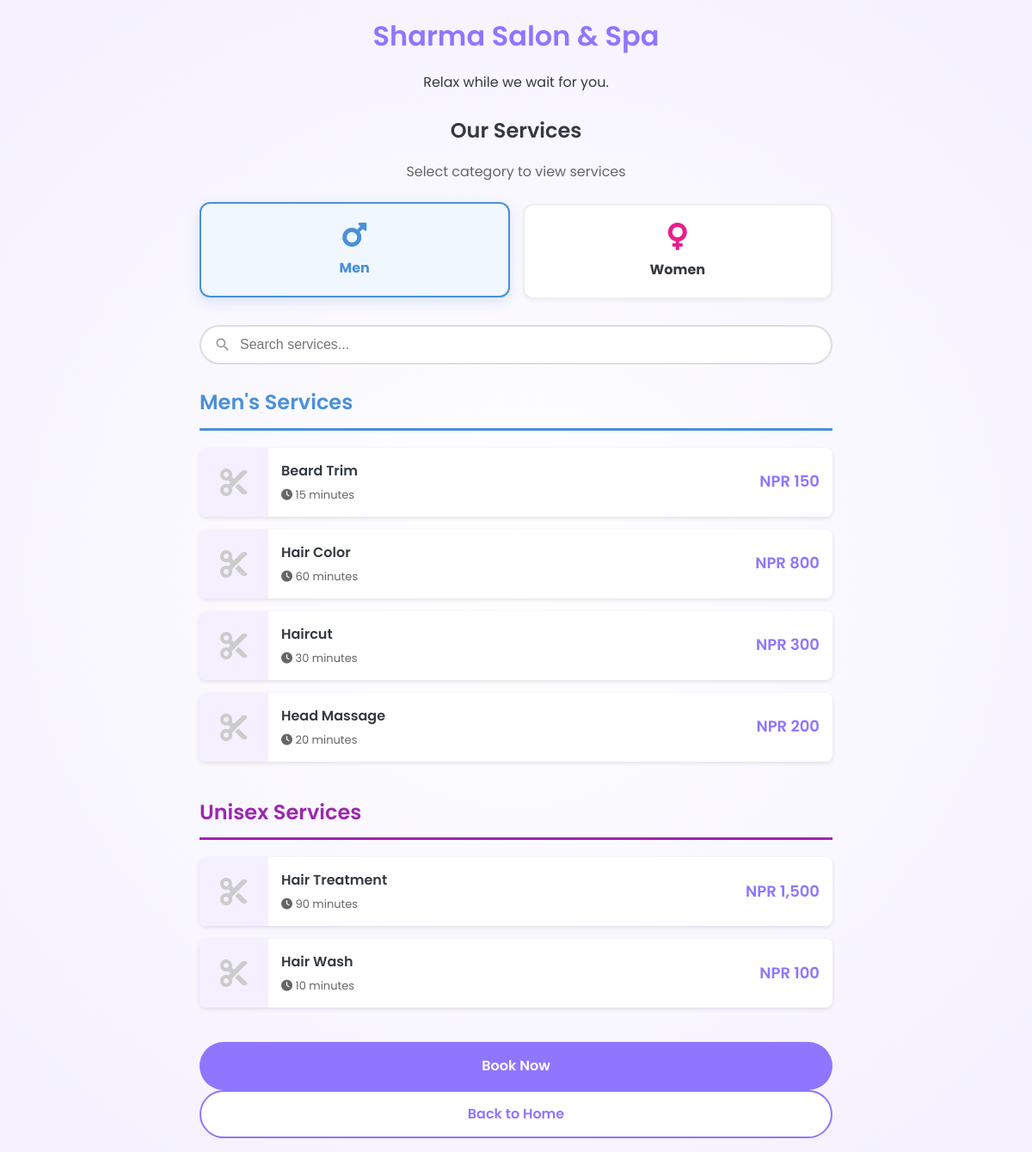
/services.php, run on the app's committed database.
### tables this page shows
CREATE TABLE IF NOT EXISTS services (
    id INT AUTO_INCREMENT PRIMARY KEY,
    category_id INT NOT NULL,
    name VARCHAR(100) NOT NULL,
    price DECIMAL(10, 2) NOT NULL DEFAULT 0.00,
    duration_mins INT NOT NULL DEFAULT 20,
    gender_type ENUM('Men', 'Women', 'Unisex') NOT NULL,
    image_path VARCHAR(255),
    is_active TINYINT(1) DEFAULT 1,
    created_at TIMESTAMP DEFAULT CURRENT_TIMESTAMP,
    FOREIGN KEY (category_id) REFERENCES categories(id)
);

### services.php (the view, shortened to what this page needs)
<?php require_once '../includes/header.php';
$database = new Database();
$db = $database->getConnection();
$query = "SELECT * FROM services WHERE is_active = 1 ORDER BY gender_type, name";
$stmt = $db->query($query);
$services = $stmt->fetchAll(PDO::FETCH_ASSOC);
$men_services = array_filter($services, fn($s) => $s['gender_type'] === 'Men');
$unisex_services = array_filter($services, fn($s) => $s['gender_type'] === 'Unisex');
?>
<div class="page-header text-center mb-3">
    <h2>Our Services</h2>
    <p style="color: #666;">Select category to view services</p>
</div>
<div class="gender-selection">
    <div class="gender-btn men active" onclick="filterServices('Men')">
        <i class="fas fa-mars"></i>
        <strong>Men</strong>
    </div>
    <div class="gender-btn women" onclick="filterServices('Women')">
        <i class="fas fa-venus"></i>
        <strong>Women</strong>
    </div>
</div>
<div class="search-box">
    <input type="text" id="serviceSearch" placeholder="Search services..." oninput="searchServices()">
</div>
<div id="menSection">
    <?php if (!empty($men_services)): ?>
    <div class="services-section">
        <h3 class="section-title men">Men's Services</h3>
        <div class="service-list">
            <?php foreach ($men_services as $service): ?>
                <div class="service-item">
                    <?php if (!empty($service['image_path']) && file_exists('../' . $service['image_path'])): ?>
                        <img src="../<?php echo htmlspecialchars($service['image_path']); ?>" alt="<?php echo htmlspecialchars($service['name']); ?>" class="service-image">
                    <?php else: ?>
                        <div class="service-image">
                            <i class="fas fa-cut"></i>
                        </div>
                    <?php endif; ?>
                    <div class="service-details">
                        <div class="service-name"><?php echo htmlspecialchars($service['name']); ?></div>
                        <div class="service-meta">
                            <i class="fas fa-clock"></i> <?php echo $service['duration_mins']; ?> minutes
                        </div>
                    </div>
                    <div class="service-price">
                        NPR <?php echo number_format($service['price'], 0); ?>
                    </div>
                </div>
            <?php endforeach; ?>
        </div>
    </div>
    <?php endif; ?>
</div>
<div id="unisexSection">
    <?php if (!empty($unisex_services)): ?>
    <div class="services-section">
        <h3 class="section-title unisex">Unisex Services</h3>
        <div class="service-list">
            <?php foreach ($unisex_services as $service): ?>
                <div class="service-item">
                    <?php if (!empty($service['image_path']) && file_exists('../' . $service['image_path'])): ?>
                        <img src="../<?php echo htmlspecialchars($service['image_path']); ?>" alt="<?php echo htmlspecialchars($service['name']); ?>" class="service-image">
                    <?php else: ?>
                        <div class="service-image">
                            <i class="fas fa-cut"></i>
                        </div>
                    <?php endif; ?>
                    <div class="service-details">
                        <div class="service-name"><?php echo htmlspecialchars($service['name']); ?></div>
                        <div class="service-meta">
                            <i class="fas fa-clock"></i> <?php echo $service['duration_mins']; ?> minutes
                        </div>
                    </div>
                    <div class="service-price">
                        NPR <?php echo number_format($service['price'], 0); ?>
                    </div>
                </div>
            <?php endforeach; ?>
        </div>
    </div>
    <?php endif; ?>
</div>
<div class="text-center mt-3">
    <a href="book_step1.php" class="btn btn-primary">Book Now</a>
    <a href="../index.php" class="btn btn-secondary">Back to Home</a>
</div>
<?php require_once '../includes/footer.php'; ?>

### style.css (style rules this page uses)
:root { --primary-color: #8E76FF; --primary-dark: #7058D5; --secondary-color: #FF6B6B; --success-color: #28A745; --warning-color: #FFC107; --danger-color: #DC3545; --light-gray: #F4F0FF; --dark-gray: #343A40; --white: #FFFFFF; --men-blue: #4A90D9; --women-pink: #E91E8C; --font-family: 'Poppins', sans-serif; --spacing-xs: 4px; --spacing-sm: 8px; --spacing-md: 16px; --spacing-lg: 24px; --spacing-xl: 32px; --spacing-xxl: 48px; }
* { box-sizing: border-box; margin: 0; padding: 0; }
body { font-family: var(--font-family); background: radial-gradient(circle at center, #ffffff 0%, #F4F0FF 100%) !important; background-attachment: fixed !important; color: var(--dark-gray); line-height: 1.6; font-size: 16px; }
h1, h2, h3, h4, h5, h6 { margin-bottom: var(--spacing-md); font-weight: 600; }
a { text-decoration: none; color: inherit; }
.btn { display: inline-block; padding: 12px 24px; border: none; border-radius: 50px; font-size: 16px; font-weight: 600; cursor: pointer; text-align: center; transition: all 0.3s ease; width: 100%; min-height: 56px; display: flex; align-items: center; justify-content: center; }
.btn-primary { background-color: var(--primary-color); color: var(--white); }
.btn-secondary { background-color: var(--white); color: var(--primary-color); border: 2px solid var(--primary-color); }
.text-center { text-align: center; }
.mt-3 { margin-top: var(--spacing-lg); }
.mb-3 { margin-bottom: var(--spacing-lg); }

### header.php (style rules this page uses)
body { background: radial-gradient(circle at center, #ffffff 0%, #F4F0FF 100%) !important; background-attachment: fixed !important; }

### services.php (style rules this page uses)
.services-section { margin-bottom: 40px; }
.section-title { font-size: 24px; font-weight: 600; margin-bottom: 20px; padding-bottom: 10px; border-bottom: 3px solid; }
.section-title.men { border-color: var(--men-blue); color: var(--men-blue); }
.section-title.unisex { border-color: #9c27b0; color: #9c27b0; }
.service-list { display: grid; gap: 15px; }
.service-item { background: #fff; border-radius: 8px; overflow: hidden; box-shadow: 0 2px 5px rgba(0,0,0,0.1); display: flex; align-items: center; gap: 15px; }
.service-image { width: 80px; height: 80px; object-fit: cover; background: var(--light-gray); flex-shrink: 0; display: flex; align-items: center; justify-content: center; font-size: 32px; color: #ccc; }
.service-details { flex: 1; padding: 10px 10px 10px 0; }
.service-name { font-weight: 600; font-size: 16px; margin-bottom: 5px; }
.service-meta { font-size: 13px; color: #666; }
.service-price { font-weight: 600; color: var(--primary-color); font-size: 18px; padding-right: 15px; }
.gender-selection { display: flex; gap: 15px; margin-bottom: 30px; }
.gender-btn { flex: 1; background: white; padding: 20px; border-radius: 12px; text-align: center; border: 2px solid #eee; cursor: pointer; transition: all 0.3s; box-shadow: 0 2px 5px rgba(0,0,0,0.05); }
.gender-btn i { font-size: 32px; margin-bottom: 10px; display: block; }
.gender-btn.active.men { border-color: var(--men-blue); background: #f0f7ff; color: var(--men-blue); transform: translateY(-2px); box-shadow: 0 5px 15px rgba(74, 144, 217, 0.2); }
.gender-btn.men i { color: var(--men-blue); }
.gender-btn.women i { color: var(--women-pink); }
.search-box { margin-bottom: 25px; }
.search-box input { width: 100%; padding: 12px 15px 12px 45px; border: 2px solid #ddd; border-radius: 25px; font-size: 16px; background: white; background-repeat: no-repeat; background-position: 15px center; background-size: 20px; transition: border-color 0.3s; }

### data on the page
services: name "Beard Trim", duration_mins "15", price "150"
services: name "Hair Color", duration_mins "60", price "800"
services: name "Haircut", duration_mins "30", price "300"
services: name "Head Massage", duration_mins "20", price "200"
services: name "Hair Treatment", duration_mins "90", price "1,500"
services: name "Hair Wash", duration_mins "10", price "100"

### other printed values
$shopName "Sharma Salon & Spa"
